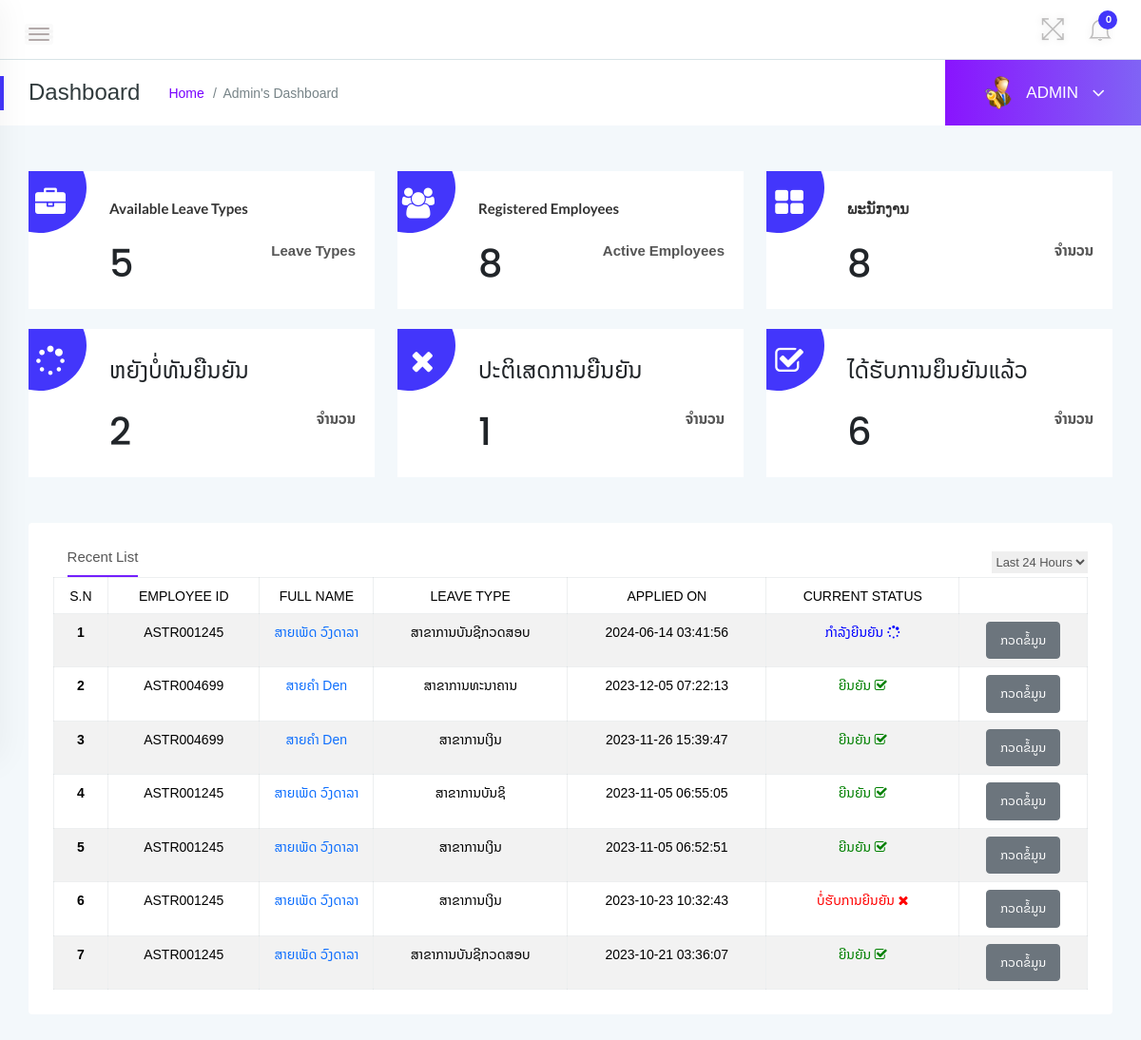
Screenshot of /admin/dashboard.php (signed in) with the database file from the repository.
### tables this page shows
CREATE TABLE `tblleaves` (
  `id` int(11) NOT NULL,
  `LeaveType` varchar(110) NOT NULL,
  `Fromdate` varchar(120) DEFAULT NULL,
  `Description` mediumtext NOT NULL,
  `PostingDate` timestamp NOT NULL DEFAULT current_timestamp(),
  `AdminRemark` mediumtext DEFAULT NULL,
  `AdminRemarkDate` varchar(120) DEFAULT NULL,
  `Status` int(1) NOT NULL,
  `IsRead` int(1) NOT NULL,
  `empid` int(11) DEFAULT NULL,
  `timestart` time DEFAULT NULL,
  `endtime` time NOT NULL,
  `classroom` varchar(30) NOT NULL,
  `class` varchar(30) NOT NULL
);

CREATE TABLE `tblemployees` (
  `id` int(11) NOT NULL,
  `EmpId` varchar(100) NOT NULL,
  `FirstName` varchar(150) NOT NULL,
  `LastName` varchar(150) NOT NULL,
  `EmailId` varchar(200) NOT NULL,
  `Password` varchar(180) NOT NULL,
  `Gender` varchar(100) NOT NULL,
  `Dob` varchar(100) NOT NULL,
  `Department` varchar(255) NOT NULL,
  `Address` varchar(255) NOT NULL,
  `City` varchar(200) NOT NULL,
  `Country` varchar(150) NOT NULL,
  `Phonenumber` char(11) NOT NULL,
  `Status` int(1) NOT NULL,
  `RegDate` timestamp NOT NULL DEFAULT current_timestamp()
);

### admin/dashboard.php (the view, shortened to what this page needs)
<?php
    if(strlen($_SESSION['alogin'])==0){
        header('location:index.php');
    } else {
?>
<!doctype html>
<html class="no-js" lang="en">
<head>
    <link rel="stylesheet" href="../assets/css/bootstrap.min.css">
    <link rel="stylesheet" href="../assets/css/font-awesome.min.css">
    <link rel="stylesheet" href="../assets/css/themify-icons.css">
    <link rel="stylesheet" href="../assets/css/metisMenu.css">
    <link rel="stylesheet" href="../assets/css/owl.carousel.min.css">
    <link rel="stylesheet" href="../assets/css/slicknav.min.css">
    <link rel="stylesheet" href="https://www.amcharts.com/lib/3/plugins/export/export.css" type="text/css" media="all" />
    <link rel="stylesheet" href="../assets/css/typography.css">
    <link rel="stylesheet" href="../assets/css/default-css.css">
    <link rel="stylesheet" href="../assets/css/fonts.css">
    <link rel="stylesheet" href="../assets/css/styles.css">
    <link rel="stylesheet" href="../assets/css/responsive.css">
</head>
<body>
    <div class="page-container">
        <div class="main-content">
            <div class="header-area">
                <div class="row align-items-center">
                    <div class="col-md-6 col-sm-8 clearfix">
                        <div class="nav-btn pull-left">
                            <span></span>
                            <span></span>
                            <span></span>
                        </div>
                    </div>
                    <div class="col-md-6 col-sm-4 clearfix">
                        <ul class="notification-area pull-right">
                            <li id="full-view"><i class="ti-fullscreen"></i></li>
                            <?php include '../includes/admin-notification.php'?>
                        </ul>
                    </div>
                </div>
            </div>
            <div class="page-title-area">
                <div class="row align-items-center">
                    <div class="col-sm-6">
                        <div class="breadcrumbs-area clearfix">
                            <h4 class="page-title pull-left">Dashboard</h4>
                            <ul class="breadcrumbs pull-left">
                                <li><a href="dashboard.php">Home</a></li>
                                <li><span>Admin's Dashboard</span></li>
                            </ul>
                        </div>
                    </div>
                    <div class="col-sm-6 clearfix">
                        <div class="user-profile pull-right">
                            <img class="avatar user-thumb" src="../assets/images/admin.png" alt="avatar">
                            <h4 class="user-name dropdown-toggle" data-toggle="dropdown">ADMIN <i class="fa fa-angle-down"></i></h4>
                        </div>
                    </div>
                </div>
            </div>
            <div class="main-content-inner">
                <div class="sales-report-area mt-5 mb-5">
                    <div class="row">
                        <div class="col-md-4">
                            <div class="single-report mb-xs-30">
                                <div class="s-report-inner pr--20 pt--30 mb-3">
                                    <div class="icon"><i class="fa fa-briefcase"></i></div>
                                    <div class="s-report-title d-flex justify-content-between">
                                        <h4 class="header-title mb-0">Available Leave Types</h4>
                                    </div>
                                    <div class="d-flex justify-content-between pb-2">
                                        <h1><?php include 'counters/leavetype-counter.php'?></h1>
                                        <span>Leave Types</span>
                                    </div>
                                </div>
                            </div>
                        </div>
                        <div class="col-md-4">
                            <div class="single-report mb-xs-30">
                                <div class="s-report-inner pr--20 pt--30 mb-3">
                                    <div class="icon"><i class="fa fa-users"></i></div>
                                    <div class="s-report-title d-flex justify-content-between">
                                        <h4 class="header-title mb-0">Registered Employees</h4>
                                    </div>
                                    <div class="d-flex justify-content-between pb-2">
                                        <h1><?php include 'counters/emp-counter.php'?></h1>
                                        <span>Active Employees</span>
                                    </div>
                                </div>
                            </div>
                        </div>
                        <div class="col-md-4">
                            <div class="single-report">
                                <div class="s-report-inner pr--20 pt--30 mb-3">
                                    <div class="icon"><i class="fa fa-th-large"></i></div>
                                    <div class="s-report-title d-flex justify-content-between">
                                        <h4 class="header-title mb-0"> ພະນັກງານ</h4>
                                    </div>
                                    <div class="d-flex justify-content-between pb-2">
                                        <h1><?php include 'counters/dept-counter.php'?></h1>
                                        <span>ຈຳນວນ</span>
                                    </div>
                                </div>
                            </div>
                        </div>
                    </div>
                    <br>
                    <div class="row">
                        <div class="col-md-4">
                            <div class="single-report mb-xs-30">
                                <div class="s-report-inner pr--20 pt--30 mb-3">
                                    <div class="icon"><i class="fa fa-spinner"></i></div>
                                    <div class="s-report-title d-flex justify-content-between">
                                        <h4 class=" mb-0">ຫຍັງບໍ່ທັນຍືນຍັນ</h4>
                                    </div>
                                    <div class="d-flex justify-content-between pb-2">
                                        <h1><?php include 'counters/pendingapp-counter.php'?></h1>
                                        <span>ຈຳນວນ</span>
                                    </div>
                                </div>
                            </div>
                        </div>
                        <div class="col-md-4">
                            <div class="single-report mb-xs-30">
                                <div class="s-report-inner pr--20 pt--30 mb-3">
                                    <div class="icon"><i class="fa fa-times"></i></div>
                                    <div class="s-report-title d-flex justify-content-between">
                                        <h4 class=" mb-0">ປະຕິເສດການຍືນຍັນ</h4>
                                    </div>
                                    <div class="d-flex justify-content-between pb-2">
                                        <h1><?php include 'counters/declineapp-counter.php'?></h1>
                                        <span>ຈຳນວນ</span>
                                    </div>
                                </div>
                            </div>
                        </div>
                        <div class="col-md-4">
                            <div class="single-report">
                                <div class="s-report-inner pr--20 pt--30 mb-3">
                                    <div class="icon"><i class="fa fa-check-square-o"></i></div>
                                    <div class="s-report-title d-flex justify-content-between">
                                        <h4 class=" mb-0">ໄດ້ຮັບການຍຶນຍັນແລ້ວ</h4>
                                    </div>
                                    <div class="d-flex justify-content-between pb-2">
                                        <h1><?php include 'counters/approvedapp-counter.php'?></h1>
                                        <span>ຈຳນວນ</span>
                                    </div>
                                </div>
                            </div>
                        </div>
                    </div>
                </div>
                <div class="row">
                    <div class="col-12">
                        <div class="card">
                            <div class="card-body">
							<div class="d-sm-flex justify-content-between align-items-center">
                                    <div class="trd-history-tabs">
                                        <ul class="nav" role="tablist">
                                            <li>
                                                <a class="active" data-toggle="tab" href="dashboard.php" role="tab">Recent List</a>
                                            </li>
                                        </ul>
                                    </div>
                                    <select class="custome-select border-0 pr-3">
                                        <option selected>Last 24 Hours</option>
                                    </select>
                                </div>
                                        <div class="single-table">
                                            <div class="table-responsive">
                                                <table class="table table-hover table-bordered table-striped progress-table text-center">
                                                <thead class="text-uppercase">
                                                <tr>
                                                        <td>S.N</td>
                                                        <td>Employee ID</td>
                                                        <td width="120">Full Name</td>
                                                        <td>Leave Type</td>
                                                        <td>Applied On</td>
                                                        <td>Current Status</td>
                                                        <td></td>
                                                    </tr>
                                                </thead>
                                                <tbody>
                                                <?php
                                                    $sql = "SELECT tblleaves.id as lid,tblemployees.FirstName,tblemployees.LastName,tblemployees.EmpId,tblemployees.id,tblleaves.LeaveType,tblleaves.PostingDate,tblleaves.Status from tblleaves join tblemployees on tblleaves.empid=tblemployees.id order by lid desc limit 7";
                                                    $query = $dbh -> prepare($sql);
                                                    $query->execute();
                                                    $results=$query->fetchAll(PDO::FETCH_OBJ);
                                                    $cnt=1;
                                                    if($query->rowCount() > 0){
                                                    foreach($results as $result)
                                                    {
                                                ?>
                                        <tr>
                                            <td> <b><?php echo htmlentities($cnt);?></b></td>
                                            <td><?php echo htmlentities($result->EmpId);?></td>
                                            <td><a href="update-employee.php?empid=<?php echo htmlentities($result->id);?>" target="_blank"><?php echo htmlentities($result->FirstName." ".$result->LastName);?></a></td>
                                            <td><?php echo htmlentities($result->LeaveType);?></td>
                                            <td><?php echo htmlentities($result->PostingDate);?></td>
                                            <td><?php $stats=$result->Status;
                                            if($stats==1){
                                             ?>
                                                 <span style="color: green">ຍີນຍັນ <i class="fa fa-check-square-o"></i></span>
                                                 <?php } if($stats==2)  { ?>
                                                <span style="color: red">ບໍ່ຮັບການຍີນຍັນ <i class="fa fa-times"></i></span>
                                                 <?php } if($stats==0)  { ?>
                                            <span style="color: blue">ກຳລັງຍີນຍັນ <i class="fa fa-spinner"></i></span>
                                            <?php } ?>
                                             </td>
                                            <td><a href="employeeLeave-details.php?leaveid=<?php echo htmlentities($result->lid);?>" class="btn btn-secondary btn-sm">ກວດຂໍ້ມູນ</a></td>
                                            </tr>
                                                <?php $cnt++;} }?>
                                            </tbody>
                                                </table>
                                            </div>
                                        </div>
                                        </div>
                        </div>
                    </div>
                </div>
                </div>
            </div>
        </div>
</body>
</html>
<?php } ?>

### rows the page displays
tblleaves: tblemployees.EmpId "ASTR001245", tblemployees.FirstName+LastName "ສາຍເພັດ ວົງດາລາ", LeaveType "ສາຂາການບັນຊີກວດສອບ", PostingDate "2024-06-14 03:41:56", Status "ກຳລັງຍີນຍັນ"
tblleaves: tblemployees.EmpId "ASTR004699", tblemployees.FirstName+LastName "ສາຍຄຳ Den", LeaveType "ສາຂາການທະນາຄານ", PostingDate "2023-12-05 07:22:13", Status "ຍີນຍັນ"
tblleaves: tblemployees.EmpId "ASTR004699", tblemployees.FirstName+LastName "ສາຍຄຳ Den", LeaveType "ສາຂາການເງິນ", PostingDate "2023-11-26 15:39:47", Status "ຍີນຍັນ"
tblleaves: tblemployees.EmpId "ASTR001245", tblemployees.FirstName+LastName "ສາຍເພັດ ວົງດາລາ", LeaveType "ສາຂາການບັນຊິ", PostingDate "2023-11-05 06:55:05", Status "ຍີນຍັນ"
tblleaves: tblemployees.EmpId "ASTR001245", tblemployees.FirstName+LastName "ສາຍເພັດ ວົງດາລາ", LeaveType "ສາຂາການເງິນ", PostingDate "2023-11-05 06:52:51", Status "ຍີນຍັນ"
tblleaves: tblemployees.EmpId "ASTR001245", tblemployees.FirstName+LastName "ສາຍເພັດ ວົງດາລາ", LeaveType "ສາຂາການເງິນ", PostingDate "2023-10-23 10:32:43", Status "ບໍ່ຮັບການຍີນຍັນ"
tblleaves: tblemployees.EmpId "ASTR001245", tblemployees.FirstName+LastName "ສາຍເພັດ ວົງດາລາ", LeaveType "ສາຂາການບັນຊີກວດສອບ", PostingDate "2023-10-21 03:36:07", Status "ຍີນຍັນ"

### other values shown
$unreadcount "0"
$leavtypcount "5"
$empcount "8"
$dptcount "8"
$leavtypcount "2"
$leavtypcount "1"
$leavtypcount "6"
